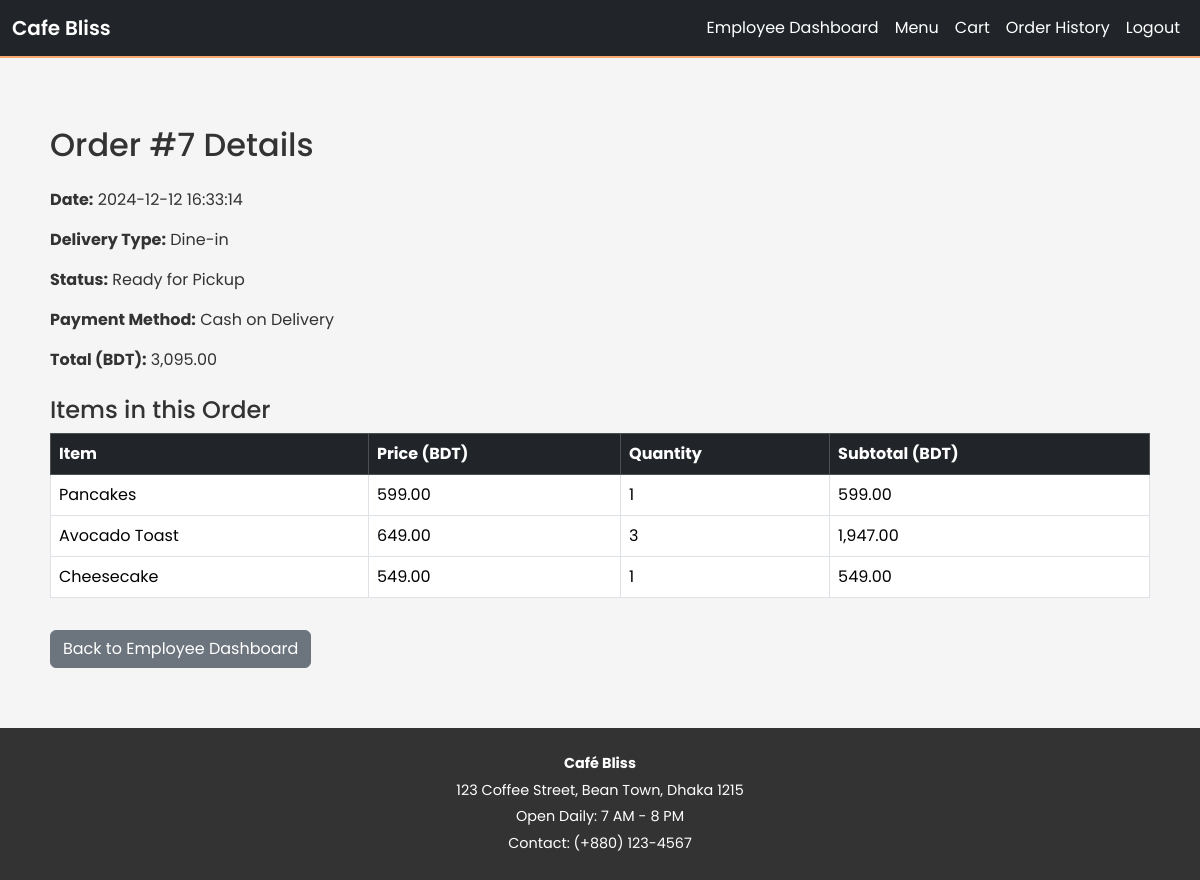
Screenshot of /order_details.php?order_id=7 (signed in) with the database file from the repository.
### tables this page shows
CREATE TABLE `orders` (
  `order_id` int(11) NOT NULL,
  `user_id` int(11) UNSIGNED NOT NULL,
  `order_date` timestamp NOT NULL DEFAULT current_timestamp(),
  `delivery_type` enum('Dine-in','Pickup','Delivery') NOT NULL,
  `order_status` varchar(50) NOT NULL DEFAULT '''Pending''',
  `payment_method` enum('Cash on Delivery','Bank Transfer','Bkash') NOT NULL,
  `total_amount` decimal(10,2) NOT NULL,
  `delivery_address` varchar(255) DEFAULT NULL,
  `delivery_person` varchar(100) DEFAULT NULL,
  `modified_by` int(11) DEFAULT NULL
);

CREATE TABLE `order_items` (
  `order_item_id` int(11) NOT NULL,
  `order_id` int(11) NOT NULL,
  `item_id` int(11) NOT NULL,
  `quantity` int(11) NOT NULL,
  `price` decimal(10,2) NOT NULL
);

CREATE TABLE `menu_items` (
  `item_id` int(11) NOT NULL,
  `category_id` int(11) NOT NULL,
  `item_name` varchar(100) NOT NULL,
  `description` text NOT NULL,
  `price` decimal(10,2) NOT NULL,
  `availability_status` tinyint(1) NOT NULL DEFAULT 1,
  `stock_quantity` int(11) NOT NULL DEFAULT 0,
  `created_at` timestamp NOT NULL DEFAULT current_timestamp(),
  `image_path` varchar(255) NOT NULL
);

### html/order_details.php (the view, shortened to what this page needs)
<?php
$order_id = (int)$_GET['order_id'];
require '../php/db_connect.php';
$stmt = $conn->prepare("SELECT order_id, user_id, order_date, delivery_type, order_status, payment_method, total_amount, delivery_address
FROM orders WHERE order_id = ?");
$stmt->bind_param("i", $order_id);
$stmt->execute();
$order_result = $stmt->get_result();
$order = $order_result->fetch_assoc();
$stmt = $conn->prepare("SELECT oi.item_id, oi.quantity, oi.price, m.item_name
FROM order_items oi
JOIN menu_items m ON oi.item_id = m.item_id
WHERE oi.order_id = ?");
$stmt->bind_param("i", $order_id);
$stmt->execute();
$items_result = $stmt->get_result();
$order_items = [];
while ($row = $items_result->fetch_assoc()) {
    $order_items[] = $row;
}
?>
<!DOCTYPE html>
<html lang="en">
<head>
    <link rel="stylesheet" href="../bootstrap-5.3.3-dist/css/bootstrap.min.css">
    <link rel="stylesheet" href="../css/global.css">
</head>
<body>
    <?php include 'navbar.php'; ?>
    <div class="container mt-5">
        <h2 class="mb-4">Order #<?php echo $order_id; ?> Details</h2>
        <p><strong>Date:</strong> <?php echo htmlspecialchars($order['order_date']); ?></p>
        <p><strong>Delivery Type:</strong> <?php echo htmlspecialchars($order['delivery_type']); ?></p>
        <p><strong>Status:</strong> <?php echo htmlspecialchars($order['order_status']); ?></p>
        <p><strong>Payment Method:</strong> <?php echo htmlspecialchars($order['payment_method']); ?></p>
        <p><strong>Total (BDT):</strong> <?php echo number_format($order['total_amount'], 2); ?></p>
        <h4 class="mt-4">Items in this Order</h4>
        <table class="table table-bordered">
            <thead class="table-dark">
                <tr>
                    <th>Item</th>
                    <th>Price (BDT)</th>
                    <th>Quantity</th>
                    <th>Subtotal (BDT)</th>
                </tr>
            </thead>
            <tbody>
                <?php foreach ($order_items as $i): ?>
                    <tr>
                        <td><?php echo htmlspecialchars($i['item_name']); ?></td>
                        <td><?php echo htmlspecialchars($i['price']); ?></td>
                        <td><?php echo $i['quantity']; ?></td>
                        <td><?php echo number_format($i['price'] * $i['quantity'], 2); ?></td>
                    </tr>
                <?php endforeach; ?>
            </tbody>
        </table>
        <a href="employee_dashboard.php" class="btn btn-secondary mt-3">Back to Employee Dashboard</a>
    </div>
    <div class="footer">
        <p><strong>Café Bliss</strong></p>
        <p>123 Coffee Street, Bean Town, Dhaka 1215</p>
        <p>Open Daily: 7 AM - 8 PM</p>
        <p>Contact: (+880) 123-4567</p>
    </div>
</body>
</html>

### html/navbar.php (shortened to what this page needs)
<nav class="navbar navbar-expand-lg navbar-dark bg-dark">
    <div class="container-fluid">
        <a class="navbar-brand" href="dashboard.php">Cafe Bliss</a>
        <div class="collapse navbar-collapse justify-content-end" id="navbarNav">
            <ul class="navbar-nav">
                <?php if (isset($_SESSION['user_id'])): ?>
                    <?php if ($_SESSION['user_type'] === 'Admin' || $_SESSION['user_type'] === 'Employee'): ?>
                        <li class="nav-item">
                            <a class="nav-link" href="employee_dashboard.php">Employee Dashboard</a>
                        </li>
                    <?php endif; ?>
                    <li class="nav-item">
                        <a class="nav-link" href="dashboard.php">Menu</a>
                    </li>
                    <li class="nav-item">
                        <a class="nav-link" href="cart.php">Cart</a>
                    </li>
                    <li class="nav-item">
                        <a class="nav-link" href="order_history.php">Order History</a>
                    </li>
                    <li class="nav-item">
                        <a class="nav-link" href="../php/logout.php">Logout</a>
                    </li>
                <?php endif; ?>
            </ul>
        </div>
    </div>
</nav>

### css/global.css (style rules this page uses)
:root { --primary-color: #F9A870; --primary-hover: #f38b5d; --bg-color: #F5F5F5; --text-color: #333; --border-radius: 8px; --transition-speed: 0.3s; --box-shadow: 0 2px 8px rgba(0,0,0,0.1); }
body { font-family: 'Poppins', sans-serif; background-color: var(--bg-color); color: var(--text-color); margin: 0; padding: 0; }
.container { padding: 20px; }
h1, h2, h3, h4, h5 { color: var(--text-color); font-weight: 500; }
.navbar { background-color: var(--text-color); border-bottom: 2px solid var(--primary-color); }
.navbar-brand { color: #fff !important; font-weight: 600; }
.navbar-nav .nav-link { color: #fff !important; }
.footer { background-color: var(--text-color); color: #fff; padding: 20px; text-align: center; font-size: 0.9em; margin-top: 40px; }
.footer p { margin: 5px 0; }
.fade-in { opacity: 0; animation: fadeInAnim var(--transition-speed) forwards; }

### rows the page displays
orders: order_date "2024-12-12 16:33:14", delivery_type "Dine-in", order_status "Ready for Pickup", payment_method "Cash on Delivery", total_amount "3,095.00"
order_items: item.item_name "Pancakes", price "599.00", quantity "1", $i['price']*$i['quantity'] "599.00"
order_items: item.item_name "Avocado Toast", price "649.00", quantity "3", $i['price'] * $i['quantity'] "1,947.00"
order_items: item.item_name "Cheesecake", price "549.00", quantity "1", $i['price']*$i['quantity'] "549.00"

### other values shown
$order_id "7"
